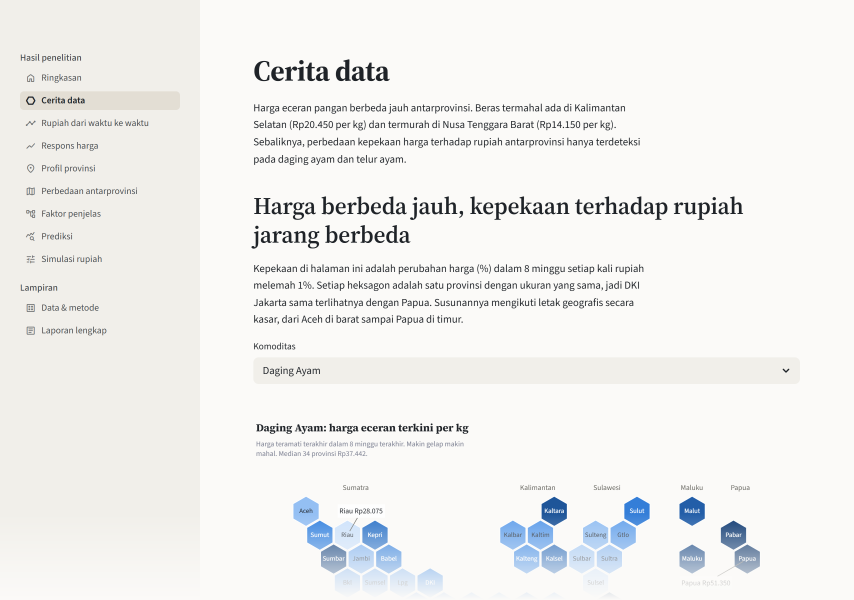
#> input picture docs/paper/figures/bab45/b4_08_app_cerita_data.png, 2560 x 1800 px (shown at 1/3 size)
$ python -i capture_app_bab45.py   (imports and definitions only)
#> lines starting #> are read from the running program, lines starting #| are printed output that depends on the picture
"""Tangkapan layar app KAGAMI untuk Bab 4 makalah (PNG). Hanya membaca app yang sedang berjalan.

Prasyarat: app berjalan (mis. `python -m streamlit run app/Home.py --server.port 8511`), Google Chrome, paket `playwright`
(channel="chrome", tanpa mengunduh browser) dan Pillow.

Jalankan dari root project:  python docs/paper/scripts/capture_app_bab45.py http://localhost:8511
Keluaran: docs/paper/figures/bab45/b4_08_app_<halaman>.png dan b4_08_app_ringkas.png (grid 2 × 2).
"""

from __future__ import annotations

import sys
import time
from pathlib import Path

from PIL import Image, ImageDraw, ImageFont
from playwright.sync_api import sync_playwright

ROOT = Path(__file__).resolve().parents[3]
OUT = ROOT / "docs" / "paper" / "figures" / "bab45"
PAGES = [("", "ringkasan", "Ringkasan"), ("Cerita_Data", "cerita_data", "Cerita data"),
         ("Kepekaan_Harga_Regional", "respons_harga", "Respons harga"),
         ("Profil_Provinsi", "profil_provinsi", "Profil provinsi"),
         ("Prediksi", "prediksi", "Prediksi"), ("Penjelajah_Skenario", "simulasi", "Simulasi rupiah")]
GRID = ["ringkasan", "cerita_data", "respons_harga", "simulasi"]


def fade_bottom(path: Path, height: int = 260) -> None:
    """Gradasi ke warna latar di tepi bawah: halaman Streamlit lebih panjang dari layar, jadi baris yang terpotong
    tampak sebagai kelanjutan halaman, bukan galat potong."""
#> called with height = 260
    im = Image.open(path).convert("RGB")
#> im is the input picture: PIL image 2560x1800 RGB; mean R, G, B 240.5, 240.2, 238.8
    w, h = im.size
#> w = 2560; h = 1800
    bg = im.getpixel((w - 20, h - 5))                     # warna latar konten di pojok kanan bawah
#> bg = (251, 250, 248)
    over = Image.new("RGB", (w, height), bg)
    mask = Image.linear_gradient("L").resize((w, height))  # 0 di atas -> 255 di bawah
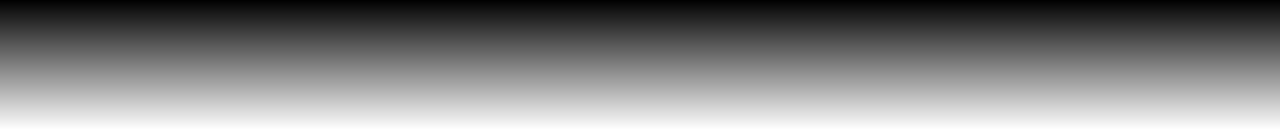
#> mask: PIL image 2560x260 L (shown at 1/2 size); min 0, max 255, mean 127.5
    im.paste(over, (0, h - height), mask)
    im.save(path)


def capture(base: str) -> dict[str, Path]:
    OUT.mkdir(parents=True, exist_ok=True)
    paths = {}
    with sync_playwright() as p:
        browser = p.chromium.launch(channel="chrome", headless=True)
        page = browser.new_page(viewport={"width": 1280, "height": 900}, device_scale_factor=2)
        for url_path, name, _ in PAGES:
            page.goto(f"{base.rstrip('/')}/{url_path}", wait_until="networkidle", timeout=120_000)
            page.wait_for_selector("[data-testid='stMain']", timeout=60_000)
            for _ in range(80):                       # tunggu skrip Streamlit selesai
                if page.locator("[data-testid='stStatusWidget']").count() == 0:
                    break
                time.sleep(0.5)
            time.sleep(5)                             # grafik plotly selesai digambar
            path = OUT / f"b4_08_app_{name}.png"
            page.screenshot(path=str(path))
            fade_bottom(path)
            paths[name] = path
            print(f"[capture] {path.name}")
        browser.close()
    return paths


def grid(paths: dict[str, Path]) -> None:
    labels = {n: lab for _, n, lab in PAGES}
    ims = [Image.open(paths[n]).convert("RGB") for n in GRID]
    w, h = ims[0].size
    gap, cap = 40, 90
    canvas = Image.new("RGB", (2 * w + gap, 2 * (h + cap) + gap), "white")
    draw = ImageDraw.Draw(canvas)
    try:
        font = ImageFont.truetype("DejaVuSans-Bold.ttf", 46)
    except OSError:
        font = ImageFont.load_default()
    for i, (n, im) in enumerate(zip(GRID, ims)):
        x, y = (i % 2) * (w + gap), (i // 2) * (h + cap + gap)
        draw.text((x + 8, y + 18), f"({'abcd'[i]}) {labels[n]}", fill=(44, 44, 42), font=font)
        canvas.paste(im, (x, y + cap))
        draw.rectangle([x, y + cap, x + w - 1, y + cap + h - 1], outline=(211, 209, 199), width=3)
    canvas.thumbnail((3600, 3600))
    canvas.save(OUT / "b4_08_app_ringkas.png", dpi=(300, 300))
    print("[capture] b4_08_app_ringkas.png", canvas.size)


# [2 lines not run here, left out]

>>> result = fade_bottom('../figures/bab45/b4_08_app_cerita_data.png')
